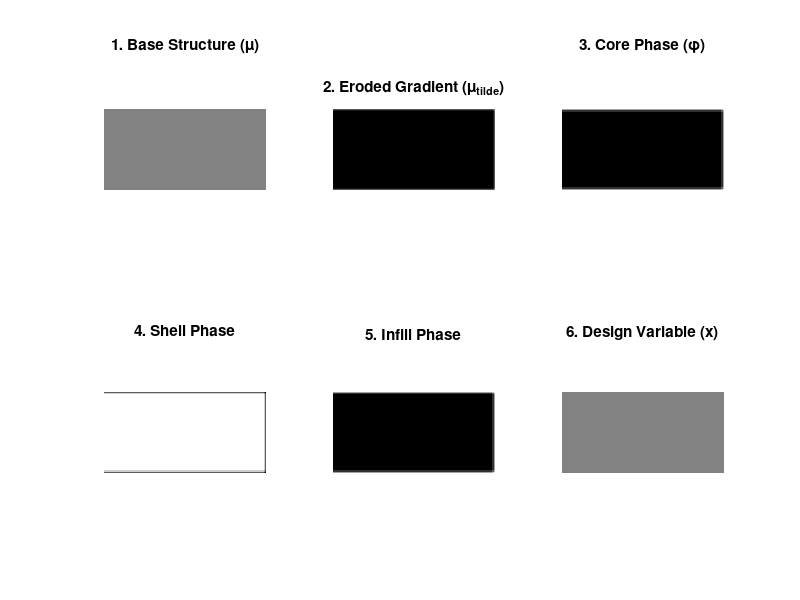

Write the MATLAB code that produced this figure. (Note: this script raises an error after producing the figure.)
%% TopOpt_ShellInfill_DSP
% -------------------------------------------------------------------------
% Description:
%   Topology Optimization for Shell-Infill Structures using the DSP 
%   (Design Space Projection) and Erosion-based method.
%
% Key Features:
%   1. Double-Filter approach: Coarse structure (DSP) + Erosion (Shell).
%   2. Gradient Descent with Adaptive Step (GDA) optimizer.
%   3. Special Boundary Condition: Open/Symmetric boundary on the left edge.
% -------------------------------------------------------------------------

function TopOpt_ShellInfill_DSP
    clc; clear; close all;
    
    %% === 1. CONFIGURATION & PARAMETERS ===
    % Domain and Mesh
    nelx = 120;             % Number of elements in X
    nely = 60;              % Number of elements in Y
    volfrac = 0.5;          % Target volume fraction
    
    % Optimization Settings
    penal = 3;              % Penalization factor (SIMP)
    step_size = 0.1;        % Gradient descent step size
    move_limit = 0.05;      % Move limit per iteration
    max_loop = 3000;         % Maximum iterations (safety break)
    tol_ch = 0.005;         % Convergence tolerance
    
    % Projection & Filter Parameters
    R_dsp = 6.0;            % Filter radius for DSP (Base structure size)
    R_ero = 3.0;            % Erosion radius (Shell thickness control)
    eta_dsp = 0.50;         % Projection threshold for base structure
    eta_ero = 0.80;         % Projection threshold for erosion
    beta = 1;               % Initial projection steepness
    beta_max = 64;          % Maximum projection steepness
    beta_inc_interval = 100;% Interval to double beta
    
    % Material Properties (Normalized)
    E_shell = 1.0;          % Young's modulus: Shell
    E_infill = 0.2;         % Young's modulus: Infill
    E_min = 1e-9;           % Young's modulus: Void
    nu = 0.3;               % Poisson's ratio
    
    %% === 2. FINITE ELEMENT PRE-CALCULATION ===
    % Compute element stiffness matrix (KE)
    A11 = [12  3 -6 -3;  3 12  3  0; -6  3 12 -3; -3  0 -3 12];
    A12 = [-6 -3  0  3; -3 -6 -3 -6;  0 -3 -6  3;  3 -6  3 -6];
    B11 = [-4  3 -2  9;  3 -4 -9  4; -2 -9 -4 -3;  9  4 -3 -4];
    B12 = [ 2 -3  4 -9; -3  2  9 -2;  4  9  2  3; -9 -2  3  2];
    KE = 1/(1-nu^2)/24*([A11 A12;A12' A11]+nu*[B11 B12;B12' B11]);
    
    % Index maps for assembly
    nodenrs = reshape(1:(1+nelx)*(1+nely),1+nely,1+nelx);
    edofVec = reshape(2*nodenrs(1:end-1,1:end-1)+1,nelx*nely,1);
    edofMat = repmat(edofVec,1,8)+repmat([0 1 2*nely+[2 3 0 1] -2 -1],nelx*nely,1);
    iK = reshape(kron(edofMat,ones(8,1))',64*nelx*nely,1);
    jK = reshape(kron(edofMat,ones(1,8))',64*nelx*nely,1);
    
    % Boundary Conditions and Loads (Cantilever with symmetry on Left)
    % Fixed nodes: Left edge restricted, logic defined by user
    fixeddofs = union([1:2:2*(nely+1)], [2*(nelx+1)*(nely+1)]);
    alldofs = 1:2*(nely+1)*(nelx+1);
    freedofs = setdiff(alldofs, fixeddofs);
    
    % Load: Point load at bottom-right corner
    F = sparse(2, 1, -1, 2*(nely+1)*(nelx+1), 1);
    U = zeros(2*(nely+1)*(nelx+1), 1);
    
    %% === 3. FILTER INITIALIZATION ===
    % H1: DSP Filter (Base Structure)
    [dy, dx] = meshgrid(-ceil(R_dsp)+1 : ceil(R_dsp)-1, -ceil(R_dsp)+1 : ceil(R_dsp)-1);
    h1 = max(0, R_dsp - sqrt(dx.^2 + dy.^2));
    Hs_dsp = conv2(ones(nely, nelx), h1, 'same');
    
    % H2: Erosion Filter (Constant kernel for geometric erosion)
    pad_size = ceil(R_ero); 
    [dy, dx] = meshgrid(-pad_size:pad_size, -pad_size:pad_size);
    h2 = max(0, R_ero - sqrt(dx.^2 + dy.^2));
    Hs_ero_scalar = sum(h2(:)); % Scalar normalization for uniform erosion
    
    %% === 4. OPTIMIZATION LOOP ===
    x = repmat(volfrac, nely, nelx); 
    loop = 0; 
    change = 1;
    
    % Initialize Figures
    figure(1); set(gcf, 'Name', 'Convergence History', 'Position', [100, 100, 600, 400]);
    figure(2); set(gcf, 'Name', 'Process Visualization', 'Position', [750, 100, 1000, 600]);
    
    while (change > tol_ch || beta < beta_max) && loop < max_loop
        loop = loop + 1;
        
        %% --- A. Forward Projection (Physical Fields) ---
        % 1. DSP Projection: Design Variable (x) -> Base Topology (mu)
        xTilde = conv2(x, h1, 'same') ./ Hs_dsp;
        [xBar, dxBar_dxT] = heaviside_proj(xTilde, beta, eta_dsp);
        xHat = conv2(xBar, h1, 'same') ./ Hs_dsp;
        [mu, dmu_dxH] = heaviside_proj(xHat, beta, eta_dsp);
        
        % 2. Erosion Projection: Base Topology (mu) -> Infill Core (phi)
        % Padding: Handle left boundary (Symmetry/No-shell condition)
        mu_aug = [repmat(mu(:,1), 1, pad_size), mu]; 
        
        % Convolution with H2
        muTilde_aug = conv2(mu_aug, h2, 'same') ./ Hs_ero_scalar;
        muTilde = muTilde_aug(:, pad_size+1 : end); 
        
        % Projection to get Core
        [phi, dphi_dmuT] = heaviside_proj(muTilde, beta, eta_ero);
        
        % 3. Material Distribution
        rho_shell = max(0, mu - phi); % Shell region
        rho_infill = phi;             % Infill region
        
        % SIMP Interpolation
        E_elem = E_min + rho_shell.^penal * E_shell + rho_infill.^penal * E_infill;
        
        %% --- B. Visualization ---
        if mod(loop, 1) == 0
            plot_process(loop, beta, mu, muTilde, phi, rho_shell, rho_infill, x, eta_ero);
        end
        
        %% --- C. Finite Element Analysis ---
        sK = reshape(KE(:)*E_elem(:)', 64*nelx*nely, 1);
        K = sparse(iK, jK, sK); K = (K+K')/2;
        U(freedofs) = K(freedofs,freedofs) \ F(freedofs);
        
        % Objective Function (Compliance)
        ce = reshape(sum((U(edofMat)*KE).*U(edofMat),2), nely, nelx);
        c_obj = sum(sum(E_elem.*ce));
        
        %% --- D. Sensitivity Analysis ---
        dc_dE = -ce;
        
        % Derivatives w.r.t densities
        dE_drho_shell = penal * rho_shell.^(penal-1) * E_shell;
        dE_drho_infill = penal * rho_infill.^(penal-1) * E_infill;
        
        % Derivatives w.r.t physical fields (mu, phi)
        dE_dmu_part = dE_drho_shell; 
        dE_dphi = -dE_drho_shell + dE_drho_infill;
        
        % Chain rule for Erosion path (phi -> muTilde -> mu)
        sens_phi = dc_dE .* dE_dphi;
        sens_muTilde = sens_phi .* dphi_dmuT;
        
        % Handle padding sensitivity (Adjoint operation of padding)
        sens_muTilde_aug = zeros(nely, nelx + pad_size);
        sens_muTilde_aug(:, pad_size+1 : end) = sens_muTilde;
        sens_mu_aug = conv2(sens_muTilde_aug ./ Hs_ero_scalar, h2, 'same');
        
        sens_mu_erosion = sens_mu_aug(:, pad_size+1 : end); 
        sens_mu_erosion_left = sum(sens_mu_aug(:, 1:pad_size), 2);
        sens_mu_erosion(:, 1) = sens_mu_erosion(:, 1) + sens_mu_erosion_left;
        
        % Combine sensitivities on mu
        sens_mu_direct = dc_dE .* dE_dmu_part;
        dc_dmu = sens_mu_direct + sens_mu_erosion;
        
        % Chain rule for DSP path (mu -> xHat -> xBar -> xTilde -> x)
        sens_xHat = dc_dmu .* dmu_dxH;        
        sens_xBar = conv2(sens_xHat ./ Hs_dsp, h1, 'same'); 
        sens_xTilde = sens_xBar .* dxBar_dxT; 
        dc_dx = conv2(sens_xTilde ./ Hs_dsp, h1, 'same');   
        
        % Volume Sensitivity
        dv_dmu = ones(nely,nelx) / (nelx*nely);
        dv_dxHat = dv_dmu .* dmu_dxH;
        dv_dxBar = conv2(dv_dxHat ./ Hs_dsp, h1, 'same');
        dv_dxTilde = dv_dxBar .* dxBar_dxT;
        dv_dx = conv2(dv_dxTilde ./ Hs_dsp, h1, 'same');
        
        current_vol = mean(mu(:));
        
        %% --- E. Design Update (GDA with Volume Constraint) ---
        % Normalize gradient
        scaling = max(abs(dc_dx(:)));
        if scaling > 0, dc_dx_norm = dc_dx / scaling; else, dc_dx_norm = dc_dx; end
        
        % Bisection method to find Lagrange multiplier (lambda)
        l1 = 0; l2 = 1e8; 
        x_new = x;
        
        while (l2-l1)/(l1+l2) > 1e-4
            lmid = 0.5*(l2+l1);
            
            % Update direction
            change_step = -step_size * (dc_dx + lmid * dv_dx) ./ max(1e-10, max(abs(dc_dx(:) + lmid * dv_dx(:))));
            x_trial = x + change_step;
            
            % Apply Move Limit and Bounds
            x_trial = max(0, min(1, x_trial));
            x_trial = max(x - move_limit, min(x + move_limit, x_trial));
            
            % Predict Volume
            xT_new = conv2(x_trial, h1, 'same') ./ Hs_dsp;
            xB_new = heaviside_proj(xT_new, beta, eta_dsp);
            xH_new = conv2(xB_new, h1, 'same') ./ Hs_dsp;
            mu_new = heaviside_proj(xH_new, beta, eta_dsp);
            
            if mean(mu_new(:)) > volfrac
                l1 = lmid; 
            else
                l2 = lmid; 
            end
        end
        x_new = x_trial;
        change = max(abs(x_new(:)-x(:)));
        x = x_new;
        
        %% --- F. Continuation Scheme ---
        if beta < beta_max && (mod(loop, beta_inc_interval) == 0 || change < tol_ch)
            beta = min(beta_max, beta * 2);
            fprintf('>>> Beta updated to %d\n', beta);
        end
        
        fprintf(' It.:%4i Obj.:%10.4f Vol.:%6.3f ch.:%6.3f Lam:%6.2e\n', ...
            loop, c_obj, current_vol, change, lmid);
        
        % Update Status Figure
        set(0, 'CurrentFigure', 1);
        viz = rho_shell * 1.0 + rho_infill * 0.5;
        imagesc(-viz); axis equal tight off; colormap(gray);
        title(['Iteration: ' num2str(loop) ', Beta: ' num2str(beta)]); drawnow;
    end
end

%% Helper Functions
function [rho, drho_dt] = heaviside_proj(t, beta, eta)
    num = tanh(beta * eta) + tanh(beta * (t - eta));
    den = tanh(beta * eta) + tanh(beta * (1 - eta));
    rho = num ./ den;
    dnum = beta * (1 - tanh(beta * (t - eta)).^2);
    drho_dt = dnum ./ den;
end

function plot_process(loop, beta, mu, muTilde, phi, rho_shell, rho_infill, x, eta_ero)
    set(0, 'CurrentFigure', 2);
    
    subplot(2,3,1); 
    imagesc(-mu); axis equal tight off; colormap(gray); 
    title('1. Base Structure (\mu)');
    
    subplot(2,3,2); 
    imagesc(-muTilde); axis equal tight off; 
    title('2. Eroded Gradient (\mu_{tilde})');
    hold on; contour(muTilde, [eta_ero eta_ero], 'r', 'LineWidth', 1); hold off;
    
    subplot(2,3,3); 
    imagesc(-phi); axis equal tight off; 
    title('3. Core Phase (\phi)');
    
    subplot(2,3,4); 
    imagesc(-rho_shell); axis equal tight off; 
    title('4. Shell Phase');
    
    subplot(2,3,5); 
    imagesc(-rho_infill); axis equal tight off; 
    title('5. Infill Phase');
    
    subplot(2,3,6); 
    imagesc(-x); axis equal tight off; 
    title('6. Design Variable (x)');
    
    sgtitle(['Iteration: ' num2str(loop) ' | Beta: ' num2str(beta)]);
    drawnow;
end
